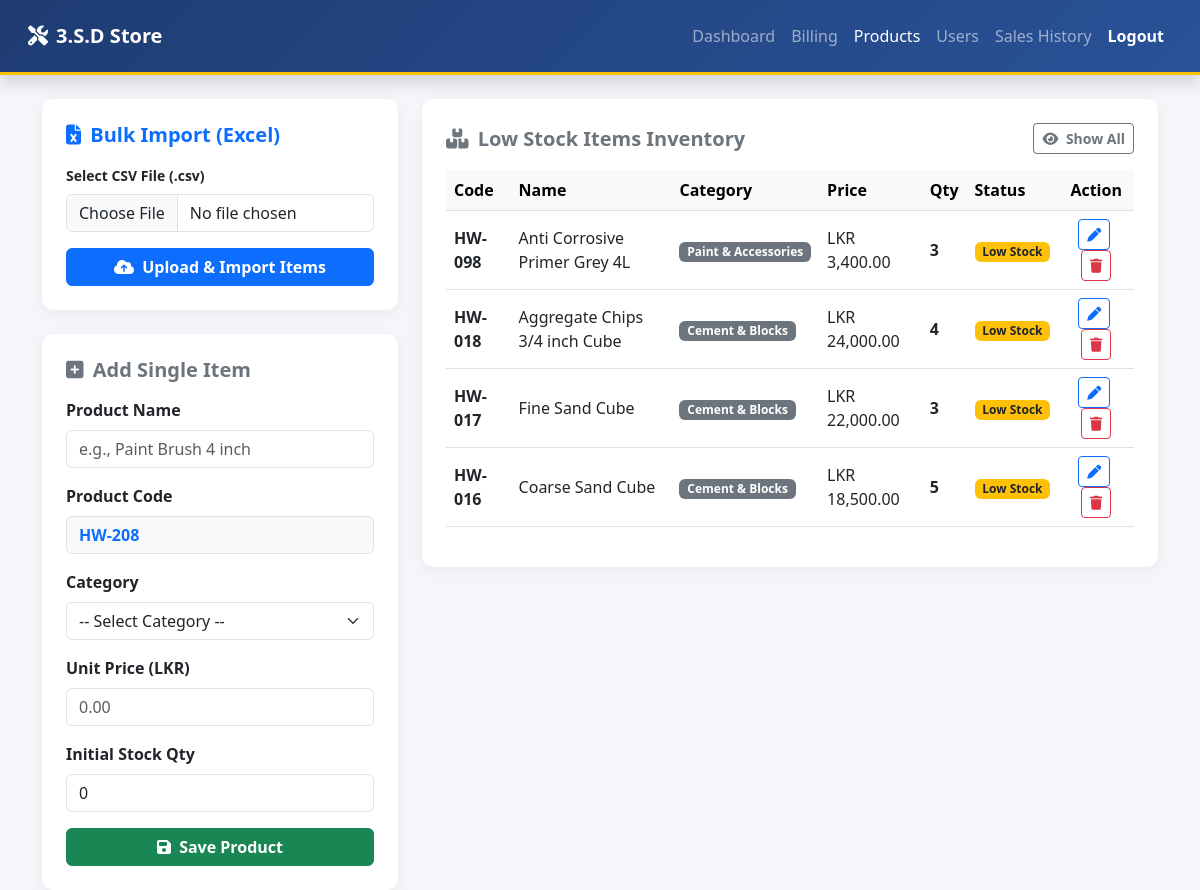
/products.php?filter=low (signed in), run on the app's committed database.
### tables this page shows
CREATE TABLE `products` (
  `id` int(11) NOT NULL,
  `product_code` varchar(50) NOT NULL,
  `product_name` varchar(150) NOT NULL,
  `category_name` varchar(100) DEFAULT NULL,
  `category_id` int(11) NOT NULL,
  `quantity` decimal(10,2) NOT NULL,
  `min_reorder_level` int(11) NOT NULL,
  `unit_price` decimal(10,2) NOT NULL
);

### products.php (the view, shortened to what this page needs)
<?php
include('config/db.php');
if (isset($_GET['filter']) && $_GET['filter'] == 'low') {
    $query = "SELECT * FROM products WHERE quantity <= 5 ORDER BY id DESC";
    $page_title = "Low Stock Items Inventory";
} else {
    $query = "SELECT * FROM products ORDER BY id DESC";
    $page_title = "Stock Items Inventory";
}
$result = mysqli_query($conn, $query);
$next_code_number = 1;
$code_query = "SELECT product_code FROM products WHERE product_code LIKE 'HW-%' ORDER BY CAST(SUBSTRING(product_code, 4) AS UNSIGNED) DESC LIMIT 1";
$code_result = mysqli_query($conn, $code_query);
if (mysqli_num_rows($code_result) > 0) {
    $last_code_row = mysqli_fetch_assoc($code_result);
    $last_code = $last_code_row['product_code'];
    $last_number = intval(substr($last_code, 3));
    $next_code_number = $last_number + 1;
}
$suggested_next_code = "HW-" . $next_code_number;
?>
<!DOCTYPE html>
<html lang="en">
<head>
    <link href="https://cdn.jsdelivr.net/npm/bootstrap@5.3.0/dist/css/bootstrap.min.css" rel="stylesheet">
    <link href="https://cdnjs.cloudflare.com/ajax/libs/font-awesome/6.4.0/css/all.min.css" rel="stylesheet">
    <link rel="stylesheet" href="css/custom.css">
</head>
<body>
<nav class="navbar navbar-expand-lg navbar-dark sticky-top p-3 shadow">
    <div class="container-fluid">
        <a class="navbar-brand fw-bold" href="dashboard.php"><i class="fa-solid fa-screwdriver-wrench me-2"></i>3.S.D Store</a>
        <div class="collapse navbar-collapse">
            <ul class="navbar-nav ms-auto">
                <li class="nav-item"><a class="nav-link" href="dashboard.php">Dashboard</a></li>
                <li class="nav-item"><a class="nav-link" href="billing.php">Billing</a></li>
                <?php if (isset($_SESSION['user_role']) && $_SESSION['user_role'] == 'Admin'): ?>
                    <li class="nav-item"><a class="nav-link active" href="products.php">Products</a></li>
                    <li class="nav-item"><a class="nav-link" href="users.php">Users</a></li>
                <?php endif; ?>
                <li class="nav-item"><a class="nav-link" href="sales_history.php">Sales History</a></li>
                <li class="nav-item"><a class="nav-link text-white fw-bold" href="login.php">Logout</a></li>
            </ul>
        </div>
    </div>
</nav>
<div class="container mt-4">
    <div class="row g-4">
        <div class="col-md-4">
            <div class="card shadow-sm p-4 bg-white mb-4 border-start border-primary border-4">
                <h5 class="fw-bold mb-3 text-primary"><i class="fa-solid fa-file-excel me-1"></i> Bulk Import (Excel)</h5>
                <form action="products.php" method="POST" enctype="multipart/form-data">
                    <div class="mb-3">
                        <label class="form-label small fw-bold">Select CSV File (.csv)</label>
                        <input type="file" name="csv_file" class="form-control" accept=".csv" required>
                    </div>
                    <button type="submit" name="import_csv" class="btn btn-primary w-100 fw-bold"><i class="fa-solid fa-cloud-arrow-up me-1"></i> Upload & Import Items</button>
                </form>
            </div>
            <div class="card shadow-sm p-4 bg-white">
                <h5 class="fw-bold mb-3 text-secondary"><i class="fa-solid fa-square-plus me-1"></i> Add Single Item</h5>
                <form action="products.php" method="POST">
                    <div class="mb-3">
                        <label class="form-label fw-bold">Product Name</label>
                        <input type="text" name="product_name" id="product_name_input" class="form-control" placeholder="e.g., Paint Brush 4 inch" required autocomplete="off">
                    </div>
                    <div class="mb-3">
                        <label class="form-label fw-bold">Product Code</label>
                        <input type="text" name="product_code" id="product_code_input" class="form-control bg-light fw-bold text-primary" value="<?php echo $suggested_next_code; ?>" readonly required>
                    </div>
                    <div class="mb-3">
                        <label class="form-label fw-bold">Category</label>
                        <select name="product_category" class="form-select" required>
                            <option value="">-- Select Category --</option>
                        </select>
                    </div>
                    <div class="mb-3">
                        <label class="form-label fw-bold">Unit Price (LKR)</label>
                        <input type="number" step="0.01" name="unit_price" class="form-control" placeholder="0.00" required>
                    </div>
                    <div class="mb-3">
                        <label class="form-label fw-bold">Initial Stock Qty</label>
                        <input type="number" name="initial_stock" class="form-control" value="0" min="0" step="any" required>
                    </div>
                    <button type="submit" name="save_product" class="btn btn-success w-100 fw-bold"><i class="fa-floppy-disk fa-solid me-1"></i> Save Product</button>
                </form>
            </div>
        </div>
        <div class="col-md-8">
            <div class="card shadow-sm p-4 bg-white">
                <div class="d-flex justify-content-between align-items-center mb-3">
                    <h5 class="fw-bold text-secondary mb-0"><i class="fa-solid fa-boxes-stacked me-1"></i> <?php echo $page_title; ?></h5>
                    <?php if (isset($_GET['filter'])) { ?>
                        <a href="products.php" class="btn btn-sm btn-outline-secondary fw-bold"><i class="fa-solid fa-eye me-1"></i> Show All</a>
                    <?php } ?>
                </div>
                <div class="table-responsive">
                    <table class="table table-hover align-middle">
                        <thead class="table-light">
                            <tr>
                                <th>Code</th>
                                <th>Name</th>
                                <th>Category</th>
                                <th>Price</th>
                                <th>Qty</th>
                                <th>Status</th>
                                <th class="text-center">Action</th>
                            </tr>
                        </thead>
                        <tbody>
                            <?php
                            if (mysqli_num_rows($result) > 0) {
                                while ($row = mysqli_fetch_assoc($result)) {
                                    $status_badge = $row['quantity'] <= 5 ? '<span class="badge bg-warning text-dark">Low Stock</span>' : '<span class="badge bg-success">In Stock</span>';
                                    echo "<tr>";
                                    echo "<td class='fw-bold'>" . $row['product_code'] . "</td>";
                                    echo "<td>" . $row['product_name'] . "</td>";
                                    echo "<td><span class='badge bg-secondary'>" . ($row['category_name'] ? $row['category_name'] : 'Uncategorized') . "</span></td>";
                                    echo "<td>LKR " . number_format($row['unit_price'], 2) . "</td>";
                                    echo "<td class='fw-bold'>" . floatval($row['quantity']) . "</td>";
                                    echo "<td>" . $status_badge . "</td>";
                                    echo "<td class='text-center'>
                                            <button class='btn btn-sm btn-outline-primary me-1 edit-btn'
                                                data-id='".$row['id']."'
                                                data-code='".$row['product_code']."'
                                                data-name='".$row['product_name']."'
                                                data-category='".$row['category_name']."'
                                                data-price='".$row['unit_price']."'
                                                data-qty='".floatval($row['quantity'])."'>
                                                <i class='fa-solid fa-pen'></i>
                                            </button>
                                            <a href='products.php?delete=".$row['id']."' class='btn btn-sm btn-outline-danger' onclick='return confirm(\"Are you sure you want to delete this product?\");'>
                                                <i class='fa-solid fa-trash'></i>
                                          </td>";
                                    echo "</tr>";
                                }
                            } else {
                                echo "<tr><td colspan='7' class='text-center text-muted py-3'>No products found.</td></tr>";
                            }
                            ?>
                        </tbody>
                    </table>
                </div>
            </div>
        </div>
    </div>
</div>
</body>
</html>

### css/custom.css (style rules this page uses)
body { background-color: #f4f6f9 !important; font-family: 'Segoe UI', Tahoma, Geneva, Verdana, sans-serif; }
.navbar-dark { background: linear-gradient(135deg, #1e3c72 0%, #2a5298 100%) !important; border-bottom: 3px solid #ffc107; }
.card { border-radius: 12px !important; border: none !important; box-shadow: 0 4px 15px rgba(0, 0, 0, 0.05) !important; transition: transform 0.2s; }
.table-light { background-color: #e9ecef !important; color: #495057 !important; font-weight: bold; }

### products.php (style rules this page uses)
body { background-color: #f4f6f9; font-family: 'Segoe UI', sans-serif; }
.navbar-dark { background-color: #1e3c72; }
.card { border-radius: 10px; border: none; }

### data on the page
products: product_code "HW-208"
products: product_code "HW-098", product_name "Anti Corrosive Primer Grey 4L", category_name "Paint & Accessories", unit_price "3,400.00", quantity "3", shows "Low Stock"
products: product_code "HW-018", product_name "Aggregate Chips 3/4 inch Cube", category_name "Cement & Blocks", unit_price "24,000.00", quantity "4", shows "Low Stock"
products: product_code "HW-017", product_name "Fine Sand Cube", category_name "Cement & Blocks", unit_price "22,000.00", quantity "3", shows "Low Stock"
products: product_code "HW-016", product_name "Coarse Sand Cube", category_name "Cement & Blocks", unit_price "18,500.00", quantity "5", shows "Low Stock"

### other printed values
$page_title "Low Stock Items Inventory"
